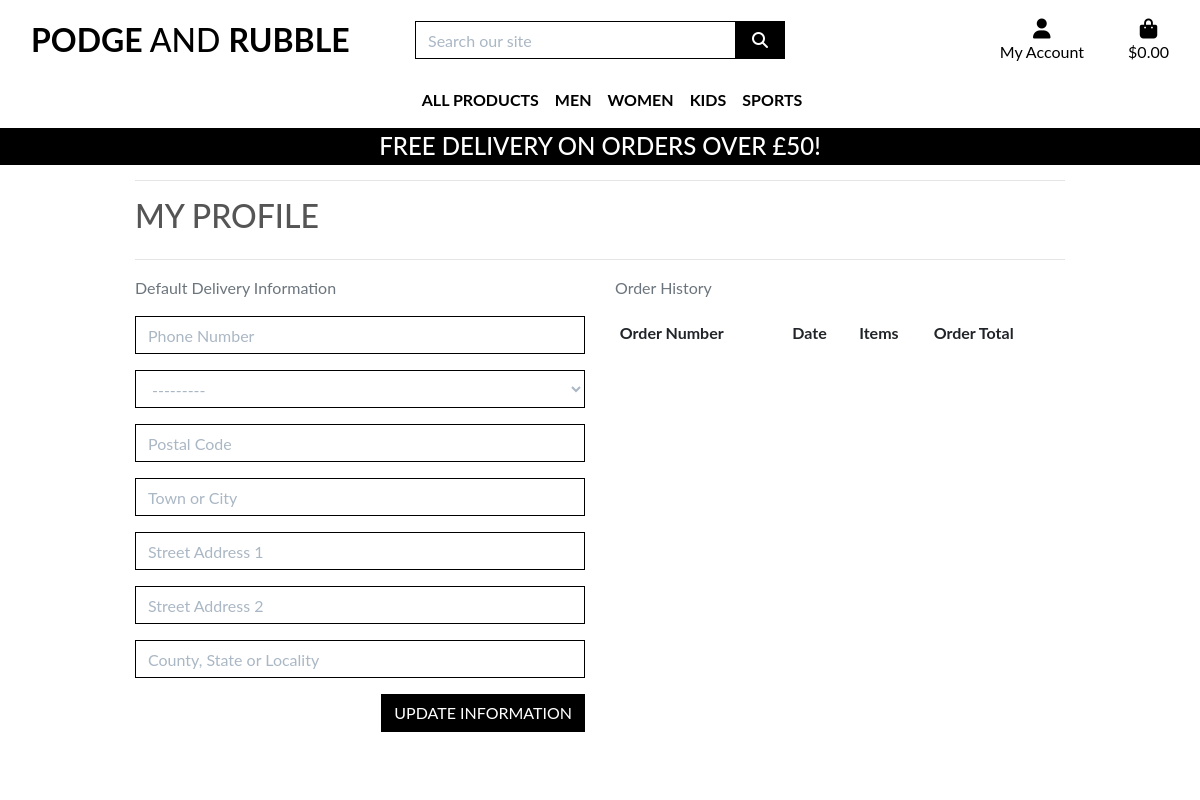
The app's page /profile/ (signed in), older data.
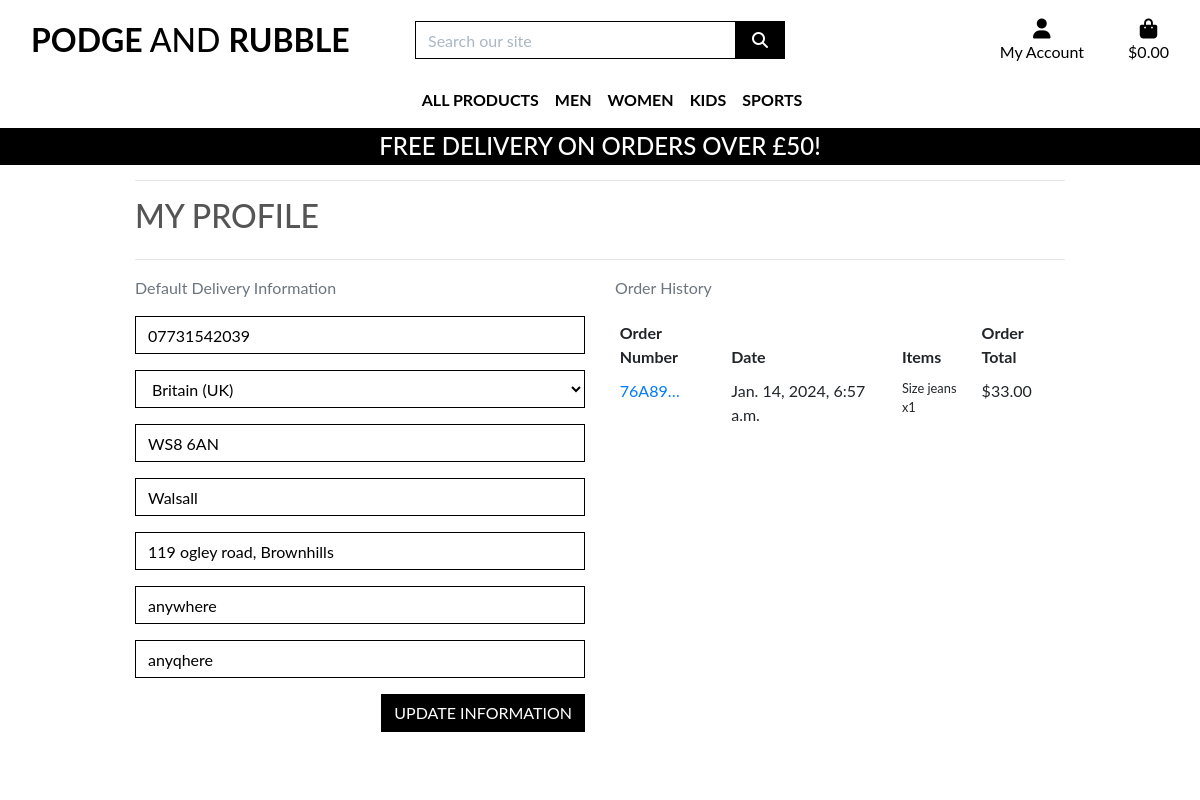
The same page, newer data.
### profiles/models.py (models this page shows, shortened)
class UserProfile(models.Model):
    user = models.OneToOneField(User, on_delete=models.CASCADE)
    default_phone_number = models.CharField(max_length=20, null=True, blank=True)
    default_country = CountryField(blank_label='Country', null=True, blank=True)
    default_postcode = models.CharField(max_length=20, null=True, blank=True)
    default_town_or_city = models.CharField(max_length=40, null=True, blank=True)
    default_street_address1 = models.CharField(max_length=80, null=True, blank=True)
    default_street_address2 = models.CharField(max_length=80, null=True, blank=True)
    default_county = models.CharField(max_length=80, null=True, blank=True)

### checkout/models.py (models this page shows, shortened)
class Order(models.Model):
    order_number = models.CharField(max_length=32, null=False, editable=False)
    user_profile = models.ForeignKey(UserProfile, on_delete=models.SET_NULL,
                                     null=True, blank=True, related_name='orders')
    full_name = models.CharField(max_length=50, null=False, blank=False)
    email = models.EmailField(max_length=254, null=False, blank=False)
    phone_number = models.CharField(max_length=20, null=False, blank=False)
    country = CountryField(blank_label='Country *', null=False, blank=False)
    postcode = models.CharField(max_length=20, null=True, blank=True)
    town_or_city = models.CharField(max_length=40, null=False, blank=False)
    street_address1 = models.CharField(max_length=80, null=False, blank=False)
    street_address2 = models.CharField(max_length=80, null=True, blank=True)
    county = models.CharField(max_length=80, null=True, blank=True)
    date = models.DateTimeField(auto_now_add=True)
    delivery_cost = models.DecimalField(max_digits=6, decimal_places=2, null=False, default=0)
    order_total = models.DecimalField(max_digits=10, decimal_places=2, null=False, default=0)
    grand_total = models.DecimalField(max_digits=10, decimal_places=2, null=False, default=0)
    original_bag = models.TextField(null=False, blank=False, default='')
    stripe_pid = models.CharField(max_length=254, null=False, blank=False, default='')

class OrderLineItem(models.Model):
    order = models.ForeignKey(Order, null=False, blank=False, on_delete=models.CASCADE, related_name='lineitems')
    product = models.ForeignKey(Product, null=False, blank=False, on_delete=models.CASCADE)
    product_size = models.CharField(max_length=2, null=True, blank=True) # XS, S, M, L, XL
    quantity = models.IntegerField(null=False, blank=False, default=0)
    lineitem_total = models.DecimalField(max_digits=6, decimal_places=2, null=False, blank=False, editable=False)

### products/models.py (models this page shows, shortened)
class Product(models.Model):
    price = models.DecimalField(
        max_digits=6,
        decimal_places=2)
    discount_price = models.DecimalField(
        max_digits=6,
        decimal_places=2)
    sku = models.CharField(
        max_length=254)
    name = models.CharField(
        max_length=254)
    product_description = models.TextField()
    sizes = models.BooleanField(
        default=False,
        null=True,
        blank=True)
    category = models.CharField(max_length=20)
    gender = models.CharField(max_length=10)
    product_type = models.CharField(max_length=20)
    name = models.CharField(max_length=254)
    gender = models.ForeignKey(
        'Gender',
        null=True,
        blank=True,
        on_delete=models.SET_NULL)
    category = models.ForeignKey(
        'Category',
        null=True,
        blank=True,
        on_delete=models.SET_NULL)
    sub_category = models.ForeignKey(
        'SubCategory',
        null=True,
        blank=True,
        on_delete=models.SET_NULL)
    product_type = models.ForeignKey(
        'ProductType',
        null=True,
        blank=True,
        on_delete=models.SET_NULL)
    image = models.ImageField(
        blank=True,
        null=True)

### profiles/views.py (the view)
# urls.py: path('profile/', include('profiles.urls')),
def profile(request):
    profile = get_object_or_404(UserProfile, user=request.user)
    if request.method == 'POST':
        form = UserProfileForm(request.POST, instance=profile)
        if form.is_valid():
            form.save()
            messages.success(request, 'Profile updated successfully')
    form = UserProfileForm(instance=profile)
    orders = profile.orders.all()
    template = 'profiles/profile.html'
    context = {
        'form': form,
        'orders': orders,
        'on_profile_page': True
    }
    return render(request, template, context)

### profiles/forms.py
class UserProfileForm(forms.ModelForm):
    class Meta:
        model = UserProfile
        exclude = ('user',)
    def __init__(self, *args, **kwargs):
        super().__init__(*args, **kwargs)
        placeholders = {
            'default_phone_number': 'Phone Number',
            'default_postcode': 'Postal Code',
            'default_town_or_city': 'Town or City',
            'default_street_address1': 'Street Address 1',
            'default_street_address2': 'Street Address 2',
            'default_county': 'County, State or Locality',
        }
        self.fields['default_phone_number'].widget.attrs['autofocus'] = True
        for field in self.fields:
            if field != 'default_country':
                if self.fields[field].required:
                    placeholder = f'{placeholders[field]} *'
                else:
                    placeholder = placeholders[field]
                self.fields[field].widget.attrs['placeholder'] = placeholder
            self.fields[field].widget.attrs['class'] = 'border-black rounded-0 profile-form-input'
            self.fields[field].label = False

### bag/contexts.py (called while the page is built, shortened)
def bag_contents(request):
    bag_items = []
    total = 0
    product_count = 0
    bag = request.session.get('bag', {})
    if total < settings.FREE_DELIVERY_THRESHOLD:
        delivery = total * Decimal(settings.STANDARD_DELIVERY_PERCENTAGE / 100)
        free_delivery_delta = settings.FREE_DELIVERY_THRESHOLD - total
    else:
        delivery = 0
        free_delivery_delta = 0
    grand_total = delivery + total
    context = {
        'bag_items': bag_items,
        'total': total,
        'product_count': product_count,
        'delivery': delivery,
        'free_delivery_delta': free_delivery_delta,
        'free_delivery_threshold': settings.FREE_DELIVERY_THRESHOLD,
        'grand_total': grand_total,
    }
    return context

### profiles/templates/profiles/profile.html (shortened to what this page needs)
{% extends "base.html" %}
{% load static %}
{% block extra_css %}
    <link rel="stylesheet" href="{% static 'profiles/css/profile.css' %}">
{% endblock %}
{% block page_header %}
    <div class="container header-container">
    </div>
{% endblock %}
{% block content %}
    <div class="overlay"></div>
    <div class="container">
        <div class="row">
            <div class="col">
                <hr>
                <h2 class="logo-font mb-4">My Profile</h2>
                <hr>
            </div>
        </div>
        <div class="row">
            <div class="col-12 col-lg-6">
                <p class="text-muted">Default Delivery Information</p>
                <form class="mt-3" action="{% url 'profile' %}" method="POST" id="profile-update-form">
                    {{ form|crispy }}
                    <button class="btn btn-black rounded-0 text-uppercase float-right">Update Information</button>
                </form>
            </div>
            <div class="col-12 col-lg-6">
                <p class="text-muted">Order History</p>
                <div class="order-history table-responsive">
                    <table class="table table-sm table-borderless">
                        <thead>
                            <tr>
                                <th>Order Number</th>
                                <th>Date</th>
                                <th>Items</th>
                                <th>Order Total</th>
                            </tr>
                        </thead>
                        <tbody>
                            {% for order in orders %}
                                <tr>
                                    <td>
                                        <a href="{% url 'order_history' order.order_number %}"
                                        title="{{ order.order_number }}">
                                            {{ order.order_number|truncatechars:6 }}
                                        </a>
                                    </td>
                                    <td>{{ order.date }}</td>
                                    <td>
                                        <ul class="list-unstyled">
                                            {% for item in order.lineitems.all %}
                                                <li class="small">
                                                    {% if item.product.sizes %}
                                                        Size {{ item.product.size|upper }}
                                                    {% endif %}{{ item.product.name }} x{{ item.quantity }}
                                                </li>
                                            {% endfor %}
                                        </ul>
                                    </td>
                                    <td>${{ order.grand_total }}</td>
                                </tr>
                            {% endfor %}
                        </tbody>
                    </table>
                </div>
            </div>
        </div>
{% endblock %}

### templates/base.html (shortened to what this page needs)
{% load static %}
<!doctype html>
<html lang="en">
  <head>
    {% block corecss %}
        <link rel="stylesheet" href="https://stackpath.bootstrapcdn.com/bootstrap/4.4.1/css/bootstrap.min.css">
        <link rel="stylesheet" href="{% static 'css/base.css' %}">
    {% endblock %}
    {% block extra_css %}
    {% endblock %}
  </head>
  <body>
    <header class="container-fluid fixed-top">
        <div id="topnav" class="row bg-white pt-lg-2 d-none d-lg-flex">
            <div class="col-12 col-lg-4 my-auto py-1 py-lg-0 text-center text-lg-left">
                <a href="{% url 'home' %}" class="nav-link main-logo-link">
                    <h2 class="logo-font text-black my-0"><strong>Podge</strong> And <strong> Rubble</strong></h2>
                </a>
            </div>
            <div class="col-12 col-lg-4 my-auto py-1 py-lg-0">
                <form method="GET" action="{% url 'products' %}">
                    <div class="input-group w-100">
                        <input class="form-control border border-black rounded-0" type="text" name="q" placeholder="Search our site">
                        <div class="input-group-append">
                            <button class="form-control btn btn-black border border-black rounded-0" type="submit">
                                <span class="icon">
                                    <i class="fas fa-search"></i>
                                </span>
                            </button>
                        </div>
                    </div>
                </form>
            </div>
            <div class="col-12 col-lg-4 my-auto py-1 py-lg-0">
                <ul class="list-inline list-unstyled text-center text-lg-right my-0">
                    <li class="list-inline-item dropdown">
                        <a class="text-black nav-link" href="#" id="user-options" data-toggle="dropdown" aria-haspopup="true" aria-expanded="false">
                            <div class="text-center">
                                <div><i class="fas fa-user fa-lg"></i></div>
                                <p class="my-0">My Account</p>
                            </div>
                        </a>
                    </li>
                    <li class="list-inline-item">
                        <a class="{% if grand_total %}text-info font-weight-bold{% else %}text-black{% endif %} nav-link" href="{% url 'view_bag' %}">
                            <div class="text-center">
                                <div><i class="fas fa-shopping-bag fa-lg"></i></div>
                                <p class="my-0">
                                    {% if grand_total %}
                                        £{{ grand_total|floatformat:2 }}
                                    {% else %}
                                        $0.00
                                    {% endif %}
                                </p>
                            </div>
                        </a>
                    </li>
                </ul>
            </div>
        </div>
        <div class="row bg-white">
            <nav class="navbar navbar-expand-lg navbar-light w-100">
                {% include 'includes/main-nav.html' %}
            </nav>
        </div>
        <div id="delivery-banner" class="row text-center">
            <div class="col bg-black text-white">
                <h4 class="logo-font my-1">Free delivery on orders over £{{ free_delivery_threshold }}!</h4>
            </div>
        </div>
    </header>
    {% block page_header %}
    {% endblock %}
    {% block content %}
    {% endblock %}
  </body>
</html>

### templates/includes/main-nav.html (shortened to what this page needs)
<div class="collapse navbar-collapse" id="main-nav">
    <ul class="navbar-nav w-auto mx-auto">
        <li class="nav-item dropdown">
            <a class="logo-font font-weight-bold nav-link text-black mr-8" href="#" id="all-products-link" data-toggle="dropdown" aria-haspopup="true" aria-expanded="false">
                All Products
            </a>
        </li>
        <li class="nav-item dropdown">
            <a class="logo-font font-weight-bold nav-link text-black mr-8" href="#" id="clothing-link" data-toggle="dropdown" aria-haspopup="true" aria-expanded="false">
                Men
            </a>
        </li>
        <li class="nav-item dropdown">
            <a class="logo-font font-weight-bold nav-link text-black" href="#" id="specials-link" data-toggle="dropdown" aria-haspopup="true" aria-expanded="false">
                Women
            </a>
        </li>
        <li class="nav-item dropdown">
            <a class="logo-font font-weight-bold nav-link text-black" href="#" id="specials-link" data-toggle="dropdown" aria-haspopup="true" aria-expanded="false">
                Kids
            </a>
        </li>
        <li class="nav-item dropdown">
            <a class="logo-font font-weight-bold nav-link text-black" href="#" id="specials-link" data-toggle="dropdown" aria-haspopup="true" aria-expanded="false">
                Sports
            </a>
        </li>
    </ul>
</div>

### static/css/base.css (style rules this page uses)
html { height: 100%; }
body { background: url('/media/annie-spratt-YTrsdrVyhMg-unsplash.jpg') no-repeat center center fixed; background-size: cover; height: calc(100vh - 164px); color: #555; font-family: 'Montserrat'; }
.icon { align-items: center; display: inline-flex; justify-content: center; height: 1.5rem; width: 1.5rem; }
.logo-font { text-transform: uppercase; }
.main-logo-link { width: fit-content; }
.btn-black { background: black; color: white; }
.text-black { color: #000 !important; }
.border-black { border: 1px solid black !important; }
.bg-black { background: #000 !important; }
.overlay { height: 100%; width: 100%; top: 0; left: 0; position: fixed; background: white; z-index: -1; }
input[name='q']::placeholder { color: #aab7c4; }
@media (min-width: 1200px) { .container { max-width: 80%; } }
@media (min-width: 992px) { .header-container { padding-top: 164px; } }
body { background: url('/media/homepage_background_cropped.jpg') no-repeat center center fixed; background-size: cover; height: calc(100vh - 164px); color: #555; font-family: 'Lato'; }

### profiles/static/profiles/css/js/profile.css (style rules this page uses)
.order-history { max-height: 416px; overflow-y: auto; }
#profile-update-form .form-control { color: #000; }
#profile-update-form input::placeholder { color: #aab7c4; }
#id_default_country, #id_default_country option:not(:first-child) { color: #000; }

Row changes from the older to the newer data that the page shows:
changed UserProfile: default_phone_number (not shown) → "07731542039"; default_country "---------" → "Britain (UK)"; default_postcode (not shown) → "WS8 6AN"; default_town_or_city (not shown) → "Walsall"; default_street_address1 (not shown) → "119 ogley road, Brownhills"; default_street_address2 (not shown) → "anywhere"; default_county (not shown) → "anyqhere"
added Order: order_number "76A89…", date "Jan. 14, 2024, 6:57 a.m.", grand_total "33.00"
added OrderLineItem: product.name "jeans", quantity "1"
